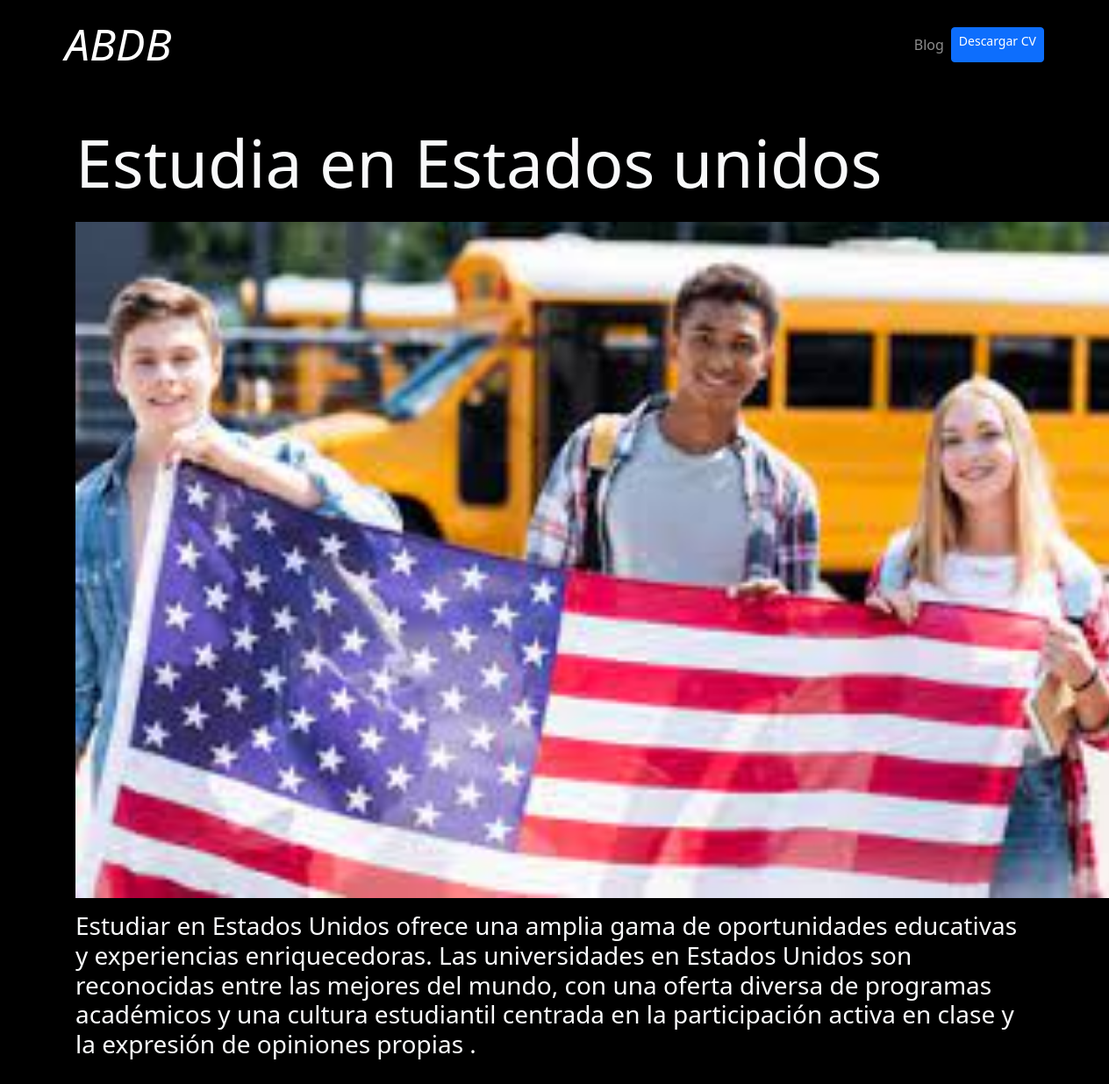
The app's page /blog/4 with its own data.
### blog/models.py (models this page shows)
class Post(models.Model):
    title=models.CharField(max_length=100)
    description= models.TextField()
    image=models.ImageField(upload_to='blog/images')
    date=models.DateField(datetime.date.today)

### blog/views.py (the view)
# urls.py: path('<int:post_id>', post_detail, name="post_detail")
def post_detail(request, post_id):
    post= get_object_or_404(Post, pk=post_id)
    return render(request,'post_detail.html',{'post':post})

### blog/templates/post_detail.html
{% extends 'layout.html' %}
{% block content %}
{% load static %}
<div class="row">
    <div class="tit-blog">
        <h1>
            {{post.title}}
        </h1>
    </div>
    <div class="img-blogd">
        <img src="{{post.image.url}}" alt="{{post.title}}" >
    </div>
    <div class="des-blogxx">
        <h3>
            {{post.description|safe}}
        </h3>
    </div>
</div>
{% endblock %}

### portafolio/static/main.css (style rules this page uses)
body { background: black; }
.bg-black { background-color: black; }
.img-blogd img { width: 1200px; }
.tit-blog { padding-top: 15px; }
.tit-blog h1 { font-size: 75px; }
.img-blogd { padding-top: 15px; }
.des-blogxx { padding-top: 15px; }

### records on screen
Post: title "Estudia en Estados unidos", image (picture), description "Estudiar en Estados Unidos ofrece una amplia gama de oportunidades educativas y experiencias enriquecedoras. Las universidades en Estados Unidos son reconocidas entre las mejores del mundo, con una oferta diversa de programas académicos y una cultura estudiantil centrada en la participación activa en clase y la expresión de opiniones propias ."
